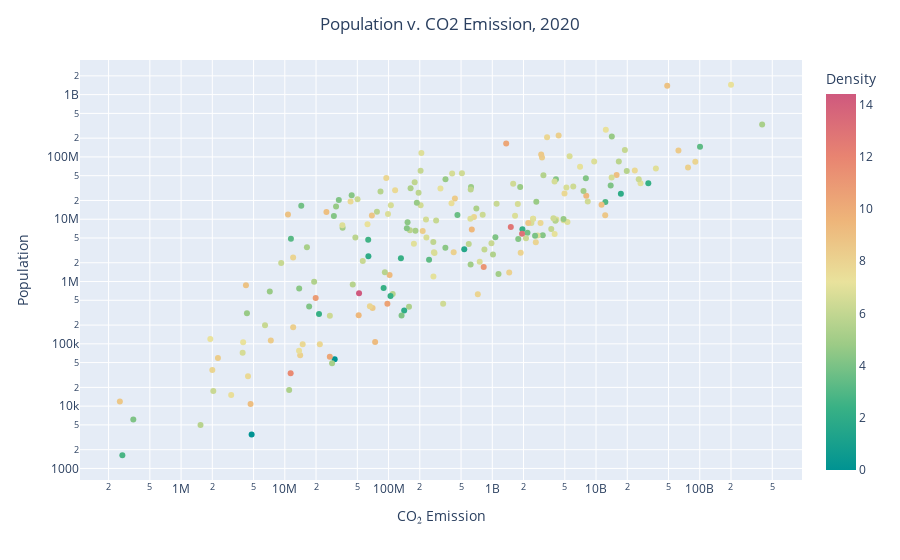

Notebook cell for this chart:
### Code cell
df_bubble['Log Scale'] = df_bubble['Density (P/Km²)'].apply(lambda x : math.log2(x+1))
bubble = px.scatter(df_bubble, 
                 x="Annual CO₂ emissions (tonnes )", 
                 y="Population (2020)", 
                 color="Log Scale",
                 #size='Land Area (Km²)',
                 color_continuous_scale="Temps",
                 size_max=40,
                 hover_name="Entity", 
                 hover_data=['Entity','Annual CO₂ emissions (tonnes )'],
                 labels={'Entity':'Country',
                         'Annual CO₂ emissions (tonnes )':'CO₂ Emission',
                         'Population (2020)':'Population',
                         'Log Scale':'Density'},
                 log_x=True,
                 log_y=True 
                 
                
                   )
bubble.update_layout(title="Population v. CO2 Emission, 2020", title_x=0.5)
bubble.show()

### Figure 1 — Plotly figure (JSON) as saved in the notebook; plotly's stock layout.template omitted (floating-point values rounded to 4 significant figures; data arrays with more than 128 entries replaced by an {"elided": "..."} marker saying what was removed)
{"data": [{"customdata": {"elided": "223x1 str values"}, "hovertemplate": "<b>%{hovertext}</b><br><br>CO₂ Emission=%{x}<br>Population=%{y}<br>Country=%{customdata[0]}<br>Density=%{marker.color}<extra></extra>", "hovertext": {"elided": "223 str values"}, "legendgroup": "", "marker": {"color": {"elided": "223 float values"}, "coloraxis": "coloraxis", "symbol": "circle"}, "mode": "markers", "name": "", "orientation": "v", "showlegend": false, "type": "scatter", "x": {"elided": "223 float values"}, "xaxis": "x", "y": {"elided": "223 int values"}, "yaxis": "y"}], "layout": {"coloraxis": {"colorbar": {"title": {"text": "Density"}}, "colorscale": [[0, "rgb(0, 147, 146)"], [0.1667, "rgb(57, 177, 133)"], [0.3333, "rgb(156, 203, 134)"], [0.5, "rgb(233, 226, 156)"], [0.6667, "rgb(238, 180, 121)"], [0.8333, "rgb(232, 132, 113)"], [1, "rgb(207, 89, 126)"]]}, "legend": {"tracegroupgap": 0}, "margin": {"t": 60}, "title": {"text": "Population v. CO2 Emission, 2020", "x": 0.5}, "xaxis": {"anchor": "y", "domain": [0, 1], "title": {"text": "CO₂ Emission"}, "type": "log"}, "yaxis": {"anchor": "x", "domain": [0, 1], "title": {"text": "Population"}, "type": "log"}}}
